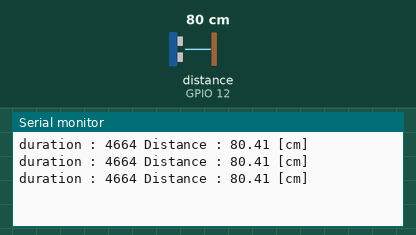
Simulated run of this sketch. Board: ESP32-S3. Parts: the last lines printed to the serial monitor. Wiring (inferred from the names in the program): ultrasonic range finder: trigger GPIO 10; echo GPIO 12. The test bench sets the inputs (shaded band); at power-on: distance to the obstacle (sensor on GPIO 12) 80 cm. The echo pulse lasts 58.3 µs per cm.

Above: at 1.3 s.
1.4 s: distance to the obstacle (sensor on GPIO 12) set to 2 cm
At 1.9 s:
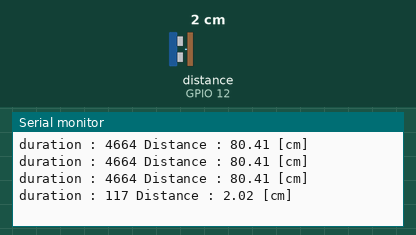
2.9 s: distance to the obstacle (sensor on GPIO 12) set to 4 cm
At 3.4 s:
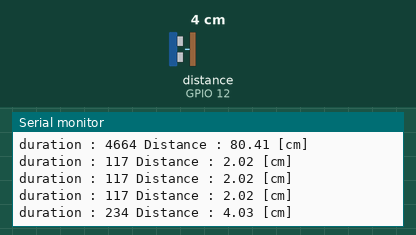
Timing chart, 0 to 5.9 s (numbered marks = the images above; inputs shaded):
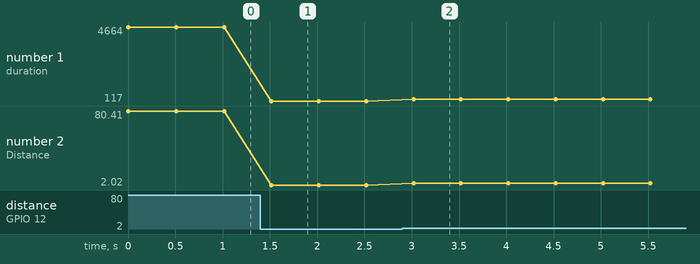

The sketch:

TU_arduino_TIMER_ICAP.ino
```cpp
/*-----------------------------------------------------------------\
@ Embedded Controller by Young-Keun Kim - Handong Global University
Author           : Lee Jae Yong (22200570)
Created          : 11-05-2026
Modified         : 11-05-2026
Language/ver     : Arduino (STM32duino) in Arduino IDE

Description      : LAB_TIMER_ICAP - Problem 0 (STM-Arduino)
/-----------------------------------------------------------------*/

#define TIMEOUT 1000000UL

const int trigPin = 10;   // Trigger pin : PWM out
const int echoPin = 12;    // Echo pin : Interrupt in

unsigned long duration;
float distance;

void setup() {
  pinMode(trigPin, OUTPUT);
  pinMode(echoPin, INPUT);

  Serial.begin(9600);
}

void loop() {
  digitalWrite(trigPin, HIGH);
  delayMicroseconds(10);
  digitalWrite(trigPin, LOW);
  delayMicroseconds(10);

  duration = pulseIn(echoPin, HIGH, TIMEOUT);
  distance = (float)duration / 58.0;

  Serial.printf("duration : %d Distance : ", duration);
  Serial.print(distance);
  Serial.println(" [cm]");
  delay(500);
}
```

Measured:
- after the input at 1.4 s, the serial monitor: prints a new line after 0.12 s (image 1)
- after the input at 2.9 s, the serial monitor: prints a new line after 0.12 s (image 2)
- plotted number 1: 4664 → 117 after the input at 1.4 s, 117 → 234 after the input at 2.9 s
- plotted number 2: 80.41 → 2.02 after the input at 1.4 s, 2.02 → 4.03 after the input at 2.9 s
